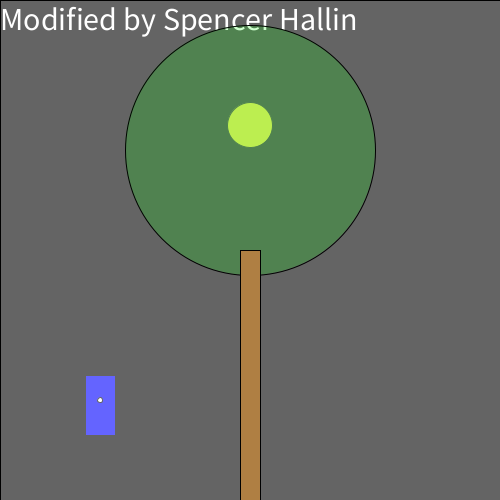
Frame 1 (no input)
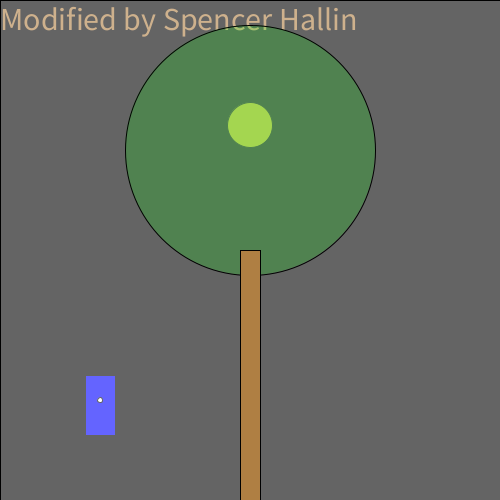
Frame 60 (the mouse pressed at the canvas centre just before this capture)
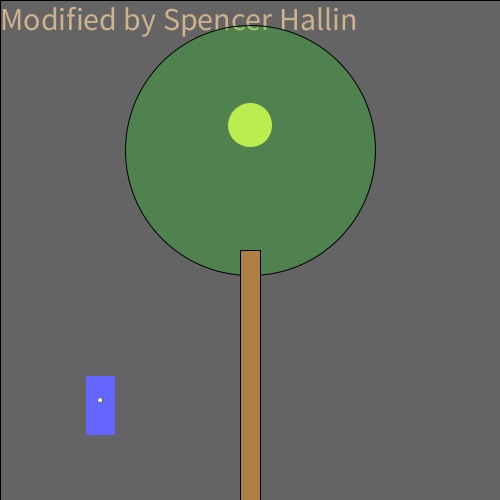
Frame 120 (the mouse held since frame 60 and released just before this capture)

The Processing sketch that drew these frames (run headless with seeded random() and noise(); from frame 60 on, the mouse is pressed at the canvas centre):

// Processing sketch: processing_109426
// ── processing_109426.pde

/*
  Norm Krumpe
  September 22, 2012
  Models a light that is triggered by motion (in this case, motion
  of the mouse).  The light also has a timer.  So, motion turns on the
  light, but a certain amount of time passing with no motion will
  cause the light to turn off again.
*/

// How close you need to get to the
// light sensor in order to turn on
// the light.  Higher values make it
// easier to trigger the light.  Distance
// is measured in pixels.
final int TRIGGER_DISTANCE = 50;

// The location of the sensor:
final int SWITCH_CENTER_X = 100;
final int SWITCH_CENTER_Y = 400;

// seconds until light shuts off automatically when there is no motion
final float SECONDS_UNTIL_AUTO_SHUTOFF = 10; 

// Light will initially be on because of this next value.
// Want the light off initially?  
// Set this to something less than SECONDS_UNTIL_AUTO_SHUTOFF
float timeOfLastTrigger = 0; 
boolean revealTriggerRegion = false;

// Just choose a window size
void setup() {
  size(500, 500);
}

// Each time the mouse moves, check to see
// if it triggered the motion sensor
void mouseMoved() {
  if (motionSensorWasTriggered()) {
    timeOfLastTrigger = millis()/1000.0;
  }
}

// When a key is pressed, toggle the "cheat" that
// reveals the motion sensor's trigger region.
void keyPressed() {
  revealTriggerRegion = !revealTriggerRegion;
}

// Draw the various parts of the scene
void draw() {
  background(0);

textSize (32);
text ("Modified by Spencer Hallin", 0, 30);
  drawLightSwitch();
  drawLamp();  
  drawTriggerRegion();
}

// Draws all components of the lamp
void drawLamp() {
  drawLight();
  fill(0, 255, 0, 50);
  ellipse (width/2, height/2 - 100, 250, 250);
  fill(175, 127, 67);
  rect(240, 250, 20, 250);
}

// How the light gets drawn depends on whether
// the lightbulb is lit.
void drawLight() {

  if (secondsSinceLastTrigger() < SECONDS_UNTIL_AUTO_SHUTOFF) {
    // If the light is on:
    int strength = (int)random(156, 256);
    fill(strength, strength, 0);
    ellipse(250, 125, 45, 45);
    fill(255, 100);
    rect(0, 0, width, height);
  }

  else {
    // Light is off:
    fill(10, 10, 0);
    ellipse(250, 125, 45, 45);
  }
}

// Draw the light switch/sensor
void drawLightSwitch() {
  fill(0, 0, 255);
  rect(SWITCH_CENTER_X - 15, SWITCH_CENTER_Y - 25, 30, 60);
  fill(255);
  ellipse(SWITCH_CENTER_X, SWITCH_CENTER_Y, 5, 5);
}

// Return true if the mouse triggered the sensor
boolean motionSensorWasTriggered() {
  return distanceFromLightSwitch() < TRIGGER_DISTANCE;
}

// Compute the distance between the mouse and the sensor
float distanceFromLightSwitch() {  
  return dist(mouseX, mouseY, SWITCH_CENTER_X, SWITCH_CENTER_Y);
}

// Determine how long it has been since the motion sensor
// was last turned on.
float secondsSinceLastTrigger() {
  return millis()/1000.0 - timeOfLastTrigger;
}

// Show a "cheat" region so that you know where the mouse
// needs to go in order to trigger the light sensor
void drawTriggerRegion() {
  if (revealTriggerRegion) {
    fill(255, 25);
    ellipse(SWITCH_CENTER_X, SWITCH_CENTER_Y, 
    TRIGGER_DISTANCE * 2, TRIGGER_DISTANCE * 2);
  }
}
